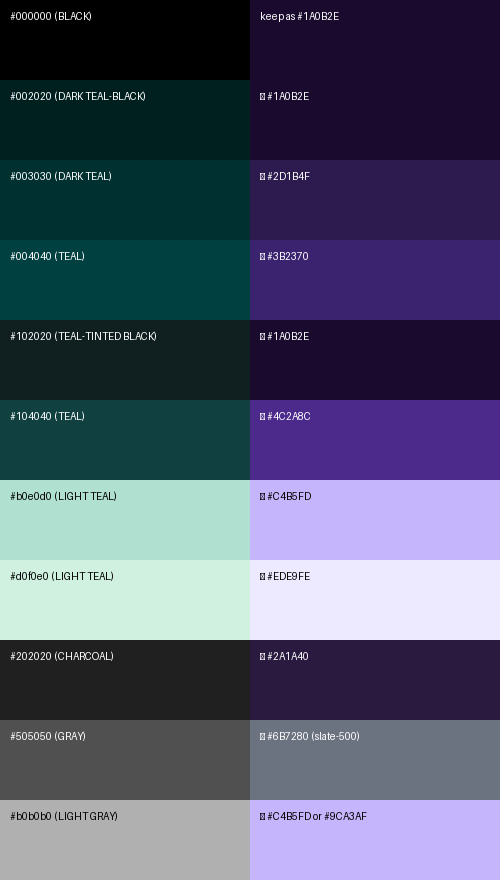
#> input picture download/connexai_massapro_brand/color_swatches.png, 500 x 880 px
$ python -i rebrand_connexai_v2_stage1.py   (imports and definitions only)
#> lines starting #> are read from the running program, lines starting #| are printed output that depends on the picture; after the words box and inside, x2 and y2 are one past the last pixel; in counts of white or black regions, pixels touching at a corner belong together
#> further down, picture is the input picture: PIL image 500x880 RGB; mean R, G, B 80.1, 85.6, 109
"""Rebrand ConnexAI PDF as MassaPro Enterprise Brochure.

Mirrors the IVR Telepresencia_Hibrida rebrand approach:

Stage 1: Per-pixel color swap on all 30 PDF page images
  - ConnexAI teal family → MassaPro purple family (luminance-based mapping)

Stage 2: Cover ConnexAI brand areas
  - Top-left + top-right corners: detect brand lockup (white text + colored icon)
    and cover with image's bg color
  - Overlay MassaPro brand badge (purple pill with "M" + "MassaPro") in top-right
  - Chart legends on slides 7, 8: cover "ConnexAI" label with MassaPro badge

Stage 3: Build 30 HTML slides at 1280x720
  - Each slide = recolored page image as full-bleed background
  - MassaPro brand bar overlay (top-right) on every body slide
  - Page footer (bottom-right) on every slide
  - Value-prop overlay text on slides 2, 5, 28, 29, 30 (overview/summary)
  - Use IVR rebrand's global.css for brand book consistency

Stage 4: Export to PPTX via batch_html2pptx.js + convert to PDF via LibreOffice
"""
import os, io, shutil, zipfile, json
from PIL import Image, ImageDraw, ImageFont
import numpy as np

# ---------- Paths ----------
SRC_PDF = '/home/z/my-project/upload/(US) ConnexAI Enterprise Product Brochure (2026).pdf'
EXTRACTED_DIR = '/tmp/connexai_extracted'  # 30 page images
WORK_DIR = '/home/z/my-project/download/connexai_massapro_brand'
SLIDES_DIR = os.path.join(WORK_DIR, 'slides')
IMG_DIR = os.path.join(SLIDES_DIR, 'images')
RECOLORED_DIR = os.path.join(WORK_DIR, 'recolored_images')
# [3 lines not run here, left out]

# ---------- MassaPro brand book (mirrors IVR rebrand global.css) ----------
MP_DARK_BG  = (26, 11, 46)      # #1A0B2E
MP_DARKER   = (15, 5, 24)        # #0F0518
MP_PRIMARY  = (124, 58, 237)     # #7C3AED
MP_DARK     = (109, 40, 217)     # #6D28D9
MP_DARKER_P = (91, 33, 182)      # #5B21B6
MP_LIGHT    = (167, 139, 250)    # #A78BFA
MP_SOFT     = (196, 181, 253)    # #C4B5FD
MP_100      = (237, 233, 254)    # #EDE9FE
MP_50       = (245, 243, 255)    # #F5F3FF
MP_WHITE    = (255, 255, 255)
MP_INK      = (31, 41, 55)       # slate-800 body text on light

# ---------- Stage 1: Per-pixel color swap ----------
def is_teal_pixel(r, g, b):
    """Detect ConnexAI teal: low-mid R, mid-high G, mid B, G > R > B."""
    return (r < 200) & (g > 80) & (g < 230) & (b > 50) & (b < 220) & (g > r) & (g >= b - 30)

# [29 lines left out: functions teal_to_purple_luminance, recolor_image_pixels, not called in this run]

# ---------- Stage 2: Cover ConnexAI brand areas ----------
def find_brand_area(img, region='both'):
    """Detect brand lockup area (white text + colored icon) in top-left or top-right."""
#> called with region = 'both'
    if img.mode != 'RGB': img = img.convert('RGB')
    w, h = img.size
#> w = 500; h = 880
    arr = np.array(img)
    regions_to_check = []
    if region in ('both', 'left'):
        regions_to_check.append(('left', 0, int(w*0.45), 0, int(h*0.20)))
    if region in ('both', 'right'):
        regions_to_check.append(('right', int(w*0.55), w, 0, int(h*0.20)))

    areas = []
    for side, rx1, rx2, ry1, ry2 in regions_to_check:
        region_arr = arr[ry1:ry2, rx1:rx2]
        if region_arr.size == 0: continue
        r, g, b = region_arr[:,:,0], region_arr[:,:,1], region_arr[:,:,2]
        # White text pixels (ConnexAI wordmark in white)
        white_mask = (r > 200) & (g > 200) & (b > 200)
        # Purple icon pixels (was teal, now recolored to purple)
        purple_mask = (r < 180) & (g < 130) & (b > 180)
        combined = white_mask | purple_mask
        if combined.sum() < 100:
            continue
        ys, xs = np.where(combined)
        # Convert back to image coords + add padding
        pad = max(int(w * 0.008), 8)
        real_x1 = max(0, xs.min() + rx1 - pad)
        real_x2 = min(w, xs.max() + rx1 + pad)
        real_y1 = max(0, ys.min() + ry1 - pad)
        real_y2 = min(h, ys.max() + ry1 + pad)
        # Sample bg color just outside the brand area
        bg_x = max(2, real_x1 - 30) if side == 'left' else min(w-3, real_x2 + 30)
        bg_y = max(2, (real_y1 + real_y2) // 2)
        try:
            bg_pixel = arr[bg_y, bg_x]
        except IndexError:
            bg_pixel = arr[max(2, real_y2 + 5), real_x1]
        areas.append({
            'side': side, 'x1': real_x1, 'y1': real_y1,
            'x2': real_x2, 'y2': real_y2,
            'bg_color': tuple(int(c) for c in bg_pixel[:3]),
        })
#> this loop made 2 passes
#> (real_x1, real_x2, real_y1, real_y2, bg_x, bg_y, bg_pixel) on passes 1 to 2: (3, 152, 4, 183, 2, 93, [0, 32, 32]), (267, 342, 4, 183, 372, 93, [26, 11, 46])
#> pass 1, in find_brand_area, `region_arr = arr[ry1:ry2, rx1:rx2]`:
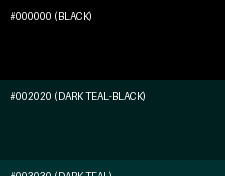
#> region_arr: shape (176, 225, 3); mean R, G, B 4.1, 22.6, 22.6
#> pass 1, in find_brand_area, `r, g, b = region_arr[:,:,0], region_arr[:,:,1], region_arr[:,:,2]`:
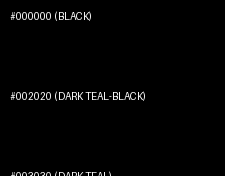
#> r: shape (176, 225); min 0, max 252, mean 4.1
#> pass 1, in find_brand_area, `r, g, b = region_arr[:,:,0], region_arr[:,:,1], region_arr[:,:,2]`:
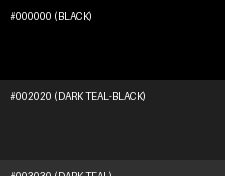
#> g: shape (176, 225); min 0, max 253, mean 22.6
#> pass 1, in find_brand_area, `white_mask = (r > 200) & (g > 200) & (b > 200)`:
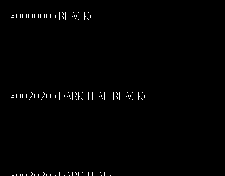
#> white_mask: shape (176, 225) bool; 0.83% white in thin lines or dots, all inside (x1, y1, x2, y2) = (11, 12, 145, 176)
#> after the loop:
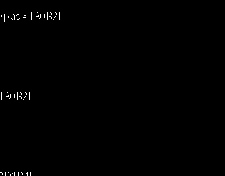
#> combined: shape (176, 225) bool; 0.42% white in thin lines or dots, all inside (x1, y1, x2, y2) = (0, 12, 60, 176)
#> after the loop, areas = 2 items
    return areas

def draw_massapro_badge(draw, x1, y1, x2, y2, bg_color):
    """Draw a MassaPro badge (purple icon + 'MassaPro' text) in the given area."""
    area_w = x2 - x1
    area_h = y2 - y1
    icon_size = max(20, min(int(area_h * 0.7), 50))
    pad = 6
    icon_x = x1 + pad
    icon_y = y1 + (area_h - icon_size) // 2
    # Purple square icon
    draw.rectangle([icon_x, icon_y, icon_x + icon_size, icon_y + icon_size], fill=MP_PRIMARY + (255,))
    # "M" inside icon
    try:
        m_size = int(icon_size * 0.7)
        font_m = ImageFont.truetype('/usr/share/fonts/truetype/dejavu/DejaVuSans-Bold.ttf', m_size)
        draw.text((icon_x + icon_size//4, icon_y + icon_size//10), 'M', fill=MP_WHITE + (255,), font=font_m)
    except: pass
    # "MassaPro" text
    text_size = max(14, int(icon_size * 0.75))
    try:
        font_text = ImageFont.truetype('/usr/share/fonts/truetype/dejavu/DejaVuSans-Bold.ttf', text_size)
        # Text color: white if bg is dark, dark purple if bg is light
        text_color = MP_WHITE + (255,) if sum(bg_color[:3]) < 350 else MP_DARK + (255,)
        draw.text((icon_x + icon_size + pad//2, icon_y + 2), 'MassaPro', fill=text_color, font=font_text)
    except: pass

def cover_brand_areas(img):
    """Cover ConnexAI brand lockups (top-left + top-right) with bg color + MassaPro badge."""
    if img.mode != 'RGB': img = img.convert('RGB')
    areas = find_brand_area(img, 'both')
#> areas = 2 items
    if not areas:
        return img, False
    img_rgba = img.convert('RGBA')
    draw = ImageDraw.Draw(img_rgba)
    for area in areas:
        bg_color = area['bg_color'] + (255,)
        draw.rectangle([area['x1'], area['y1'], area['x2'], area['y2']], fill=bg_color)
        draw_massapro_badge(draw, area['x1'], area['y1'], area['x2'], area['y2'], area['bg_color'])
#> this loop made 2 passes
#> (bg_color, area_w in draw_massapro_badge, area_h in draw_massapro_badge, icon_size in draw_massapro_badge, pad in draw_massapro_badge, icon_x in draw_massapro_badge, icon_y in draw_massapro_badge, m_size in draw_massapro_badge) on passes 1 to 2: ((0, 32, 32, 255), 149, 179, 50, 6, 9, 68, 35), ((26, 11, 46, 255), 75, 179, 50, 6, 273, 68, 35)
    return img_rgba.convert('RGB'), True

# ---------- Stage 2b: Cover ConnexAI chart legends (slides 7, 8) ----------
# [66 lines left out: functions find_white_text_bands, cover_chart_legend_text, not called in this run]

# ---------- Run Stage 1 + 2 on all 30 images ----------
# [20 lines not run here, left out]

>>> from PIL import Image
>>> picture = Image.open('../download/connexai_massapro_brand/color_swatches.png')
>>> result = cover_brand_areas(picture)
